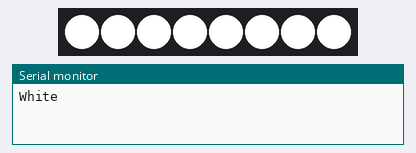
The sketch below on a simulated Arduino Zero (SAMD21). Shown: 8 RGB LEDs in strip order, left to right, the last lines printed to the serial monitor.

Above: at 0.1 s.
At 1.1 s:
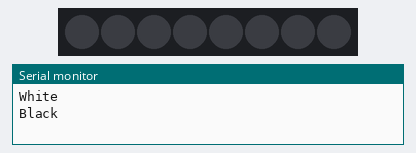
Timing chart, 0 to 130.0 s (numbered marks = the images above):
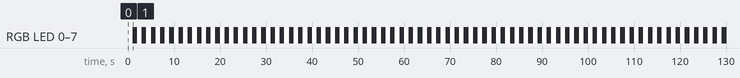

The sketch:

main.ino
```cpp
#include <Adafruit_TLC59711.h>
#include <wiring_private.h>

// This one is working, e.g using default pins
// data: 11
// clock: 13
// Adafruit_TLC59711 tlc = Adafruit_TLC59711(1);

// The following is not working
// bit-banging mode
// Adafruit_TLC59711 tlc = Adafruit_TLC59711(1, 5, 4);

// SERCOM SPI
// SPIClass SPI (&PERIPH_SPI, PIN_SPI_MISO, PIN_SPI_SCK, PIN_SPI_MOSI, PAD_SPI_TX, PAD_SPI_RX);
// not working...
SPIClass SPI2(&sercom2, 3, 5, 4, SPI_PAD_0_SCK_3, SERCOM_RX_PAD_1);

Adafruit_TLC59711 tlc = Adafruit_TLC59711(2, &SPI2);

void setup() {
  SerialUSB.begin(9600);
  tlc.begin();
  pinPeripheral(3, PIO_SERCOM_ALT);
  pinPeripheral(4, PIO_SERCOM_ALT);
  pinPeripheral(5, PIO_SERCOM);
  tlc.write();
}

void loop() {
  SerialUSB.println("White");
  for (int i = 0; i < 8; i++) {
    tlc.setLED(i, 65535, 65535, 65535);
  }
  tlc.write();
  delay(1000);
  SerialUSB.println("Black");
  for (int i = 0; i < 8; i++) {
    tlc.setLED(i, 0, 0, 0);
  }
  tlc.write();
  delay(1000);
}
```

Measured:
- by itself, RGB LED 0–7: alternates RGB(255, 255, 255) for 1.0 s and off for 1.0 s
